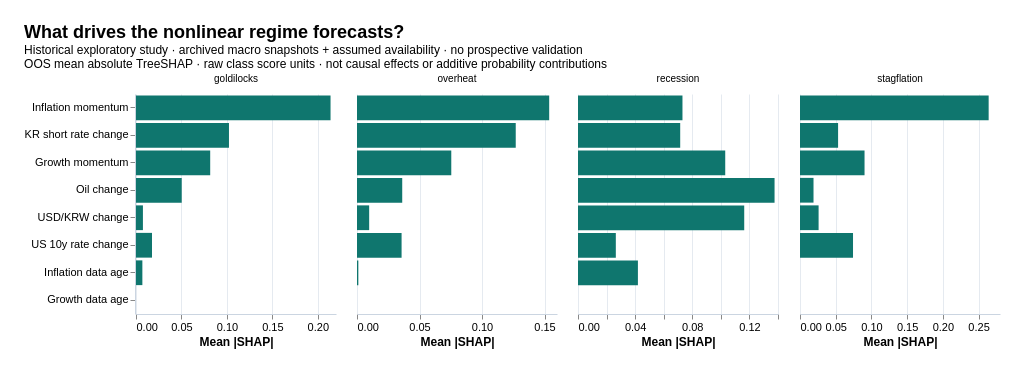

This figure's Vega-Lite source:
### Vega-Lite specification from a JSON file in a GitHub repository (floating-point values rounded to 4 significant figures)
{"title": {"text": "What drives the nonlinear regime forecasts?", "subtitle": ["Historical exploratory study · archived macro snapshots + assumed availability · no prospective validation", "OOS mean absolute TreeSHAP · raw class score units · not causal effects or additive probability contributions"]}, "data": {"values": [{"state": "goldilocks", "feature": "Growth momentum", "mean_abs_raw_shap": 0.08162}, {"state": "goldilocks", "feature": "Inflation momentum", "mean_abs_raw_shap": 0.214}, {"state": "goldilocks", "feature": "KR short rate change", "mean_abs_raw_shap": 0.1023}, {"state": "goldilocks", "feature": "US 10y rate change", "mean_abs_raw_shap": 0.0176}, {"state": "goldilocks", "feature": "USD/KRW change", "mean_abs_raw_shap": 0.007617}, {"state": "goldilocks", "feature": "Oil change", "mean_abs_raw_shap": 0.05029}, {"state": "goldilocks", "feature": "Growth data age", "mean_abs_raw_shap": 0}, {"state": "goldilocks", "feature": "Inflation data age", "mean_abs_raw_shap": 0.007005}, {"state": "overheat", "feature": "Growth momentum", "mean_abs_raw_shap": 0.07542}, {"state": "overheat", "feature": "Inflation momentum", "mean_abs_raw_shap": 0.1538}, {"state": "overheat", "feature": "KR short rate change", "mean_abs_raw_shap": 0.127}, {"state": "overheat", "feature": "US 10y rate change", "mean_abs_raw_shap": 0.03567}, {"state": "overheat", "feature": "USD/KRW change", "mean_abs_raw_shap": 0.009736}, {"state": "overheat", "feature": "Oil change", "mean_abs_raw_shap": 0.03618}, {"state": "overheat", "feature": "Growth data age", "mean_abs_raw_shap": 0}, {"state": "overheat", "feature": "Inflation data age", "mean_abs_raw_shap": 0.001068}, {"state": "recession", "feature": "Growth momentum", "mean_abs_raw_shap": 0.1031}, {"state": "recession", "feature": "Inflation momentum", "mean_abs_raw_shap": 0.07313}, {"state": "recession", "feature": "KR short rate change", "mean_abs_raw_shap": 0.07154}, {"state": "recession", "feature": "US 10y rate change", "mean_abs_raw_shap": 0.02648}, {"state": "recession", "feature": "USD/KRW change", "mean_abs_raw_shap": 0.1164}, {"state": "recession", "feature": "Oil change", "mean_abs_raw_shap": 0.1376}, {"state": "recession", "feature": "Growth data age", "mean_abs_raw_shap": 0}, {"state": "recession", "feature": "Inflation data age", "mean_abs_raw_shap": 0.04194}, {"state": "stagflation", "feature": "Growth momentum", "mean_abs_raw_shap": 0.09036}, {"state": "stagflation", "feature": "Inflation momentum", "mean_abs_raw_shap": 0.2641}, {"state": "stagflation", "feature": "KR short rate change", "mean_abs_raw_shap": 0.05332}, {"state": "stagflation", "feature": "US 10y rate change", "mean_abs_raw_shap": 0.07422}, {"state": "stagflation", "feature": "USD/KRW change", "mean_abs_raw_shap": 0.02604}, {"state": "stagflation", "feature": "Oil change", "mean_abs_raw_shap": 0.01891}, {"state": "stagflation", "feature": "Growth data age", "mean_abs_raw_shap": 0}, {"state": "stagflation", "feature": "Inflation data age", "mean_abs_raw_shap": 0}]}, "facet": {"column": {"field": "state", "type": "nominal", "title": null}}, "spec": {"width": 200, "height": 220, "mark": {"type": "bar", "color": "#0f766e"}, "encoding": {"y": {"field": "feature", "type": "nominal", "title": null, "sort": "-x", "axis": {"labelLimit": 180}}, "x": {"field": "mean_abs_raw_shap", "type": "quantitative", "title": "Mean |SHAP|"}}}, "resolve": {"scale": {"x": "independent"}}, "background": "#ffffff", "padding": 24, "config": {"font": "Arial", "title": {"fontSize": 18, "anchor": "start"}, "axis": {"labelFontSize": 11, "titleFontSize": 12, "gridColor": "#e5eaf0", "domainColor": "#cbd5e1"}, "view": {"stroke": null}}}
